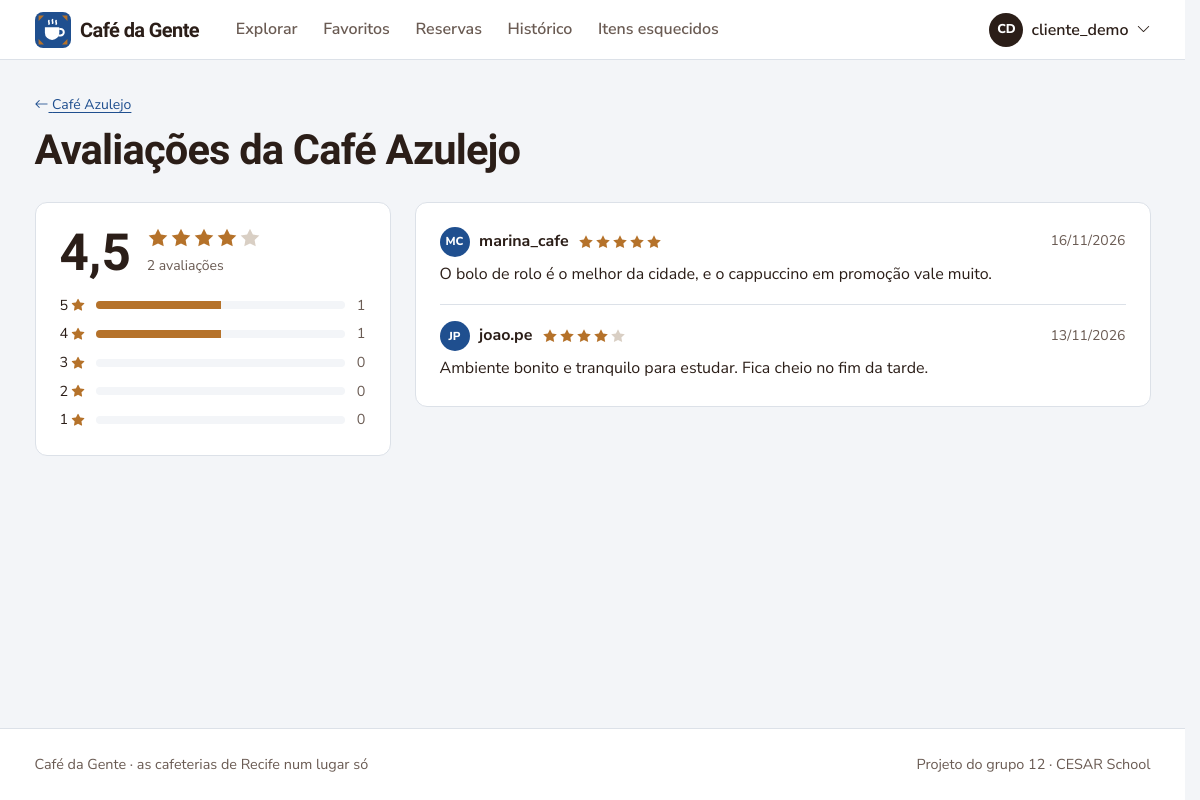
Page /cafeteria/3/feedbacks/ (signed in) on the committed database.
### coffee12app/models.py (models this page shows, shortened)
class CustomUser(AbstractUser):
    phone_number = models.CharField(max_length=15, blank=True)
    COFFEEADMIN = 'CM'
    CLIENT = 'CL'
    ZONANORTE = 'ZN'
    ZONASUL = 'ZS'
    ZONAOESTE = 'ZO'
    CENTRO = 'CE'
    NAOIDENTIFICAR = 'NI'
    ROLES = [
        (COFFEEADMIN, 'Administrador de Café'),
        (CLIENT, 'Cliente')
    ]
    LOCALIDADES = [
        (ZONANORTE, 'Zona Norte'),
        (ZONASUL, 'Zona Sul'),
        (ZONAOESTE, 'Zona Oeste'),
        (CENTRO, 'Centro'),
        (NAOIDENTIFICAR, 'Não Identificar')
    ]
    role = models.CharField(
        max_length=2,
        choices=ROLES,
        default=CLIENT,
    )
    localidade = models.CharField(
        max_length=2,
        choices=LOCALIDADES,
        default=NAOIDENTIFICAR,
    )
    cafeteria = models.ForeignKey('Estabelecimento', on_delete=models.PROTECT, null=True, blank=True)
    possui_estabelecimento = models.BooleanField(default=False)
    cafeteria_favorita = models.ManyToManyField('Estabelecimento', blank=True, related_name='cafeterias_favoritas')

class Estabelecimento(models.Model):
    nome = models.CharField(max_length=100)
    endereco = models.CharField(max_length=200)
    telefone = models.CharField(max_length=15)
    proprietario = models.ForeignKey(CustomUser, on_delete=models.CASCADE)
    descricao_horario = models.CharField(max_length=200, default='')
    @property
    def rating_average(self):
        avg = self.feedback_set.aggregate(Avg('rating'))['rating__avg']
        return round(avg, 1) if avg is not None else None

class Feedback(models.Model):
    user = models.ForeignKey(CustomUser, on_delete=models.CASCADE)
    cafeteria = models.ForeignKey(Estabelecimento, on_delete=models.CASCADE)
    rating = models.IntegerField(validators=[MinValueValidator(1), MaxValueValidator(5)])
    comment = models.TextField()
    created_at = models.DateTimeField(default=timezone.now)

### coffee12app/views.py (the view)
# urls.py: path('cafeteria/<int:id_cafeteria>/feedbacks/', views.VerFeedbacks, name='verFeedbacks'),
@login_required
def VerFeedbacks(request, id_cafeteria):
    estabelecimento = get_object_or_404(Estabelecimento, id=id_cafeteria)
    feedbacks = Feedback.objects.filter(cafeteria=estabelecimento).select_related('user').order_by('-created_at')
    contagem = dict(feedbacks.order_by().values_list('rating').annotate(n=Count('id')))
    total = sum(contagem.values())
    distribuicao = [
        {'nota': n, 'qtd': contagem.get(n, 0), 'pct': round(100 * contagem.get(n, 0) / total) if total else 0}
        for n in range(5, 0, -1)
    ]
    return render(request, 'verFeedbacks.html', {
        'feedbacks': feedbacks,
        'estabelecimento': estabelecimento,
        'rating_average': estabelecimento.rating_average,
        'distribuicao': distribuicao,
        'total': total,
        'eh_dono': estabelecimento.proprietario_id == request.user.id,
    })

### coffee12app/context_processors.py (called while the page is built, shortened)
def navegacao(request):
    user = getattr(request, 'user', None)
    match = getattr(request, 'resolver_match', None)
    contexto = {'rota_atual': match.url_name if match else ''}
    if not user or not user.is_authenticated:
        return contexto
    eh_dono = user.role == CustomUser.COFFEEADMIN
    contexto['eh_dono_cafe'] = eh_dono
    return contexto

### coffee12app/templatetags/cafe_tags.py (called while the page is built)
@register.filter
def nota(valor):
    if valor is None:
        return ''
    return f'{float(valor):.1f}'.replace('.', ',')

@register.inclusion_tag('partials/estrelas.html')
def estrelas(valor, tamanho='md'):
    valor = float(valor or 0)
    cheias = int(round(valor))
    return {'cheias': range(cheias), 'vazias': range(5 - cheias), 'valor': valor, 'tamanho': tamanho}

@register.filter
def iniciais(nome):
    partes = [p for p in str(nome).replace('_', ' ').replace('.', ' ').split() if p]
    if not partes:
        return '?'
    if len(partes) == 1:
        return partes[0][:2].upper()
    return (partes[0][0] + partes[-1][0]).upper()

### templates/verFeedbacks.html (shortened to what this page needs)
{% extends 'base.html' %}
{% load cafe_tags %}
{% block conteudo %}
<div class="container">
  <div class="cabecalho">
    {% if not eh_dono %}<a class="small" href="{% url 'perfilCafeteria' estabelecimento.id %}"><i class="bi bi-arrow-left" aria-hidden="true"></i> {{ estabelecimento.nome }}</a>{% endif %}
    <h1 class="mt-2">{% if eh_dono %}O que os clientes dizem{% else %}Avaliações da {{ estabelecimento.nome }}{% endif %}</h1>
  </div>
  {% if total %}
  <div class="row g-4">
    <div class="col-lg-4">
      <div class="painel">
        <div class="d-flex align-items-center gap-3 mb-3">
          <span class="nota-grande">{{ rating_average|nota }}</span>
          <div>
            {% estrelas rating_average 'lg' %}
            <div class="texto-suave small">{{ total }} avaliaç{{ total|pluralize:"ão,ões" }}</div>
          </div>
        </div>
        <div class="distribuicao">
          {% for linha in distribuicao %}
            <span>{{ linha.nota }} <i class="bi bi-star-fill small" style="color: var(--caramelo)" aria-hidden="true"></i></span>
            <span class="barra-nota" role="img" aria-label="{{ linha.qtd }} avaliações com nota {{ linha.nota }}"><span style="width: {{ linha.pct }}%"></span></span>
            <span class="texto-suave">{{ linha.qtd }}</span>
          {% endfor %}
        </div>
      </div>
    </div>
    <div class="col-lg-8">
      <div class="painel py-2">
        {% for fb in feedbacks %}
          {% include 'partials/avaliacao.html' %}
        {% endfor %}
      </div>
    </div>
  </div>
  {% endif %}
</div>
{% endblock %}

### templates/base.html (shortened to what this page needs)
{% load static cafe_tags %}<!doctype html>
<html lang="pt-BR">
<head>
  <link href="https://cdn.jsdelivr.net/npm/bootstrap@5.3.3/dist/css/bootstrap.min.css" rel="stylesheet">
  <link href="https://cdn.jsdelivr.net/npm/bootstrap-icons@1.11.3/font/bootstrap-icons.min.css" rel="stylesheet">
  <link href="{% static 'css/app.css' %}" rel="stylesheet">
</head>
<body>
  <header class="barra">
    <nav class="navbar navbar-expand-lg">
      <div class="container">
        {% if user.is_authenticated %}
          <a class="marca" href="{% if eh_dono_cafe %}{% url 'homepagecafe' %}{% else %}{% url 'homepage' %}{% endif %}">
        {% else %}
          <a class="marca" href="{% url 'inicio' %}">
        {% endif %}
            Café da Gente
          </a>
        {% if user.is_authenticated %}
          <div class="collapse navbar-collapse" id="menu">
            <ul class="navbar-nav ms-lg-4 me-auto">
              {% if eh_dono_cafe %}
                <li class="nav-item"><a class="nav-link {% if rota_atual == 'homepagecafe' %}ativo{% endif %}" href="{% url 'homepagecafe' %}">Painel</a></li>
                {% if minha_cafeteria %}
                  <li class="nav-item"><a class="nav-link {% if rota_atual == 'excluirPrato' or rota_atual == 'cadastrarPrato' or rota_atual == 'editarPrato' %}ativo{% endif %}" href="{% url 'excluirPrato' %}">Cardápio</a></li>
                  <li class="nav-item"><a class="nav-link {% if rota_atual == 'reserva_listar' %}ativo{% endif %}" href="{% url 'reserva_listar' %}">Reservas{% if nav_reservas_pendentes %}<span class="contador" title="pendentes">{{ nav_reservas_pendentes }}</span>{% endif %}</a></li>
                  <li class="nav-item"><a class="nav-link {% if rota_atual == 'solicitacoes' %}ativo{% endif %}" href="{% url 'solicitacoes' %}">Itens esquecidos{% if nav_itens_pendentes %}<span class="contador" title="pendentes">{{ nav_itens_pendentes }}</span>{% endif %}</a></li>
                  <li class="nav-item"><a class="nav-link {% if rota_atual == 'verFeedbacks' %}ativo{% endif %}" href="{% url 'verFeedbacks' minha_cafeteria.id %}">Avaliações</a></li>
                {% endif %}
              {% else %}
                <li class="nav-item"><a class="nav-link {% if rota_atual == 'homepage' %}ativo{% endif %}" href="{% url 'homepage' %}">Explorar</a></li>
                <li class="nav-item"><a class="nav-link {% if rota_atual == 'favoritos' %}ativo{% endif %}" href="{% url 'favoritos' %}">Favoritos</a></li>
                <li class="nav-item"><a class="nav-link {% if rota_atual == 'reserva_list' or rota_atual == 'reserva_update' %}ativo{% endif %}" href="{% url 'reserva_list' %}">Reservas</a></li>
                <li class="nav-item"><a class="nav-link {% if rota_atual == 'historico' %}ativo{% endif %}" href="{% url 'historico' %}">Histórico</a></li>
                <li class="nav-item"><a class="nav-link {% if rota_atual == 'listar_requisicoes_cliente' %}ativo{% endif %}" href="{% url 'listar_requisicoes_cliente' %}">Itens esquecidos</a></li>
              {% endif %}
            </ul>
            <div class="dropdown">
              <button class="btn p-0 border-0 d-flex align-items-center gap-2" type="button" data-bs-toggle="dropdown" aria-expanded="false">
                <span class="avatar" aria-hidden="true">{{ user.username|iniciais }}</span>
                <span class="fw-semibold">{{ user.username }}</span>
                <i class="bi bi-chevron-down small" aria-hidden="true"></i>
              </button>
            </div>
          </div>
        {% endif %}
      </div>
    </nav>
  </header>
  <main id="conteudo">
    {% block conteudo %}{% endblock %}
  </main>
  {% block rodape %}
  <footer class="rodape">
    <div class="container d-flex flex-wrap justify-content-between gap-2">
      <span>Café da Gente · as cafeterias de Recife num lugar só</span>
      <span>Projeto do grupo 12 · CESAR School</span>
    </div>
  </footer>
  {% endblock %}
</body>
</html>

### templates/partials/estrelas.html
<span class="estrelas {{ tamanho }}" role="img" aria-label="Nota {{ valor|floatformat:1 }} de 5">{% for _ in cheias %}<svg viewBox="0 0 20 20" fill="currentColor" aria-hidden="true"><path d="M10 1.5l2.6 5.3 5.9.9-4.3 4.1 1 5.8L10 14.9l-5.2 2.7 1-5.8L1.5 7.7l5.9-.9z"/></svg>{% endfor %}{% for _ in vazias %}<svg class="vazia" viewBox="0 0 20 20" fill="currentColor" aria-hidden="true"><path d="M10 1.5l2.6 5.3 5.9.9-4.3 4.1 1 5.8L10 14.9l-5.2 2.7 1-5.8L1.5 7.7l5.9-.9z"/></svg>{% endfor %}</span>

### templates/partials/avaliacao.html
{% load cafe_tags %}
<article class="avaliacao">
  <div class="autor">
    <span class="avatar" aria-hidden="true">{{ fb.user.username|iniciais }}</span>
    <strong>{{ fb.user.username }}</strong>
    {% estrelas fb.rating %}
    <span class="texto-suave small ms-auto">{{ fb.created_at|date:"d/m/Y" }}</span>
  </div>
  <p>{{ fb.comment|linebreaksbr }}</p>
</article>

### coffee12app/static/css/app.css (style rules this page uses)
:root { --porcelana: #F3F5F8; --superficie: #FFFFFF; --azulejo: #1F4F8F; --azulejo-escuro: #163A6B; --azulejo-claro: #DFE8F4; --torra: #2B1E18; --torra-suave: #6A5B53; --caramelo: #B5722A; --caramelo-claro: #F6E9D8; --folha: #2E7550; --folha-clara: #E2F1E8; --cereja: #A93A30; --cereja-clara: #F8E4E1; --linha: #DCE1E8; --fonte-titulo: 'Bricolage Grotesque', system-ui, sans-serif; --fonte-texto: 'Nunito Sans', system-ui, sans-serif; --raio-sm: 6px; --raio: 12px; --sombra: 0 1px 2px rgba(31, 79, 143, .06), 0 4px 16px rgba(31, 79, 143, .06); --bs-body-bg: var(--porcelana); --bs-body-color: var(--torra); --bs-body-font-family: var(--fonte-texto); --bs-link-color: var(--azulejo); --bs-link-color-rgb: 31, 79, 143; --bs-link-hover-color: var(--azulejo-escuro); --bs-link-hover-color-rgb: 22, 58, 107; --bs-border-color: var(--linha); --bs-primary: var(--azulejo); --bs-primary-rgb: 31, 79, 143; --bs-focus-ring-color: rgba(31, 79, 143, .3); }
body { font-family: var(--fonte-texto); font-size: 1rem; line-height: 1.6; color: var(--torra); background: var(--porcelana); min-height: 100vh; display: flex; flex-direction: column; }
main { flex: 1; }
h1, h2, h3, h4, .titulo { font-family: var(--fonte-titulo); font-weight: 700; letter-spacing: -0.02em; line-height: 1.15; color: var(--torra); }
h1 { font-size: clamp(1.9rem, 1.4rem + 2vw, 2.6rem); }
.texto-suave { color: var(--torra-suave); }
a { text-underline-offset: 3px; }
.btn { font-weight: 700; border-radius: var(--raio-sm); padding: .55rem 1.1rem; }
.barra { background: var(--superficie); border-bottom: 1px solid var(--linha); }
.barra .navbar { padding: .6rem 0; }
.marca { display: flex; align-items: center; gap: .6rem; font-family: var(--fonte-titulo); font-weight: 800; font-size: 1.25rem; color: var(--torra); text-decoration: none; letter-spacing: -0.03em; }
.barra .nav-link { color: var(--torra-suave); font-weight: 600; padding: .45rem .8rem !important; border-radius: var(--raio-sm); }
.avatar { width: 34px; height: 34px; border-radius: 50%; display: inline-grid; place-items: center; background: var(--torra); color: #fff; font-size: .8rem; font-weight: 800; }
.cabecalho { padding: 2rem 0 1.25rem; }
.painel { background: var(--superficie); border: 1px solid var(--linha); border-radius: var(--raio); padding: 1.5rem; }
.estrelas { display: inline-flex; gap: 1px; color: var(--caramelo); vertical-align: -2px; }
.estrelas svg { width: 16px; height: 16px; }
.estrelas.lg svg { width: 22px; height: 22px; }
.estrelas .vazia { color: #d9cfc4; }
.avaliacao { padding: 1rem 0; }
.avaliacao + .avaliacao { border-top: 1px solid var(--linha); }
.avaliacao .autor { display: flex; align-items: center; gap: .6rem; margin-bottom: .35rem; }
.avaliacao .autor .avatar { width: 30px; height: 30px; font-size: .72rem; background: var(--azulejo); }
.avaliacao p { margin: 0; }
.distribuicao { display: grid; grid-template-columns: auto 1fr auto; gap: .35rem .75rem; align-items: center; font-size: .9rem; }
.distribuicao .barra-nota { height: 8px; background: var(--porcelana); border-radius: 4px; overflow: hidden; }
.distribuicao .barra-nota span { display: block; height: 100%; background: var(--caramelo); }
.nota-grande { font-family: var(--fonte-titulo); font-size: 3.2rem; font-weight: 800; line-height: 1; }
.rodape { margin-top: 4rem; border-top: 1px solid var(--linha); background: var(--superficie); padding: 1.5rem 0; font-size: .9rem; color: var(--torra-suave); }
html { scrollbar-gutter: stable; }

### rows in the picture
CustomUser: username|iniciais "CD", username "cliente_demo"
Estabelecimento: nome "Café Azulejo"
Feedback: user.username|iniciais "MC", user.username "marina_cafe", rating 5 (drawn), created_at "16/11/2026", comment "O bolo de rolo é o melhor da cidade, e o cappuccino em promoção vale muito."
Feedback: user.username|iniciais "JP", user.username "joao.pe", rating 4 (drawn), created_at "13/11/2026", comment "Ambiente bonito e tranquilo para estudar. Fica cheio no fim da tarde."

### other values in the picture
{{ rating_average|nota }} "4,5"
{{ total }} "2"
{{ linha.nota }} "5" "4" "3" "2" "1"
{{ linha.qtd }} "1" "1" "0" "0" "0"
